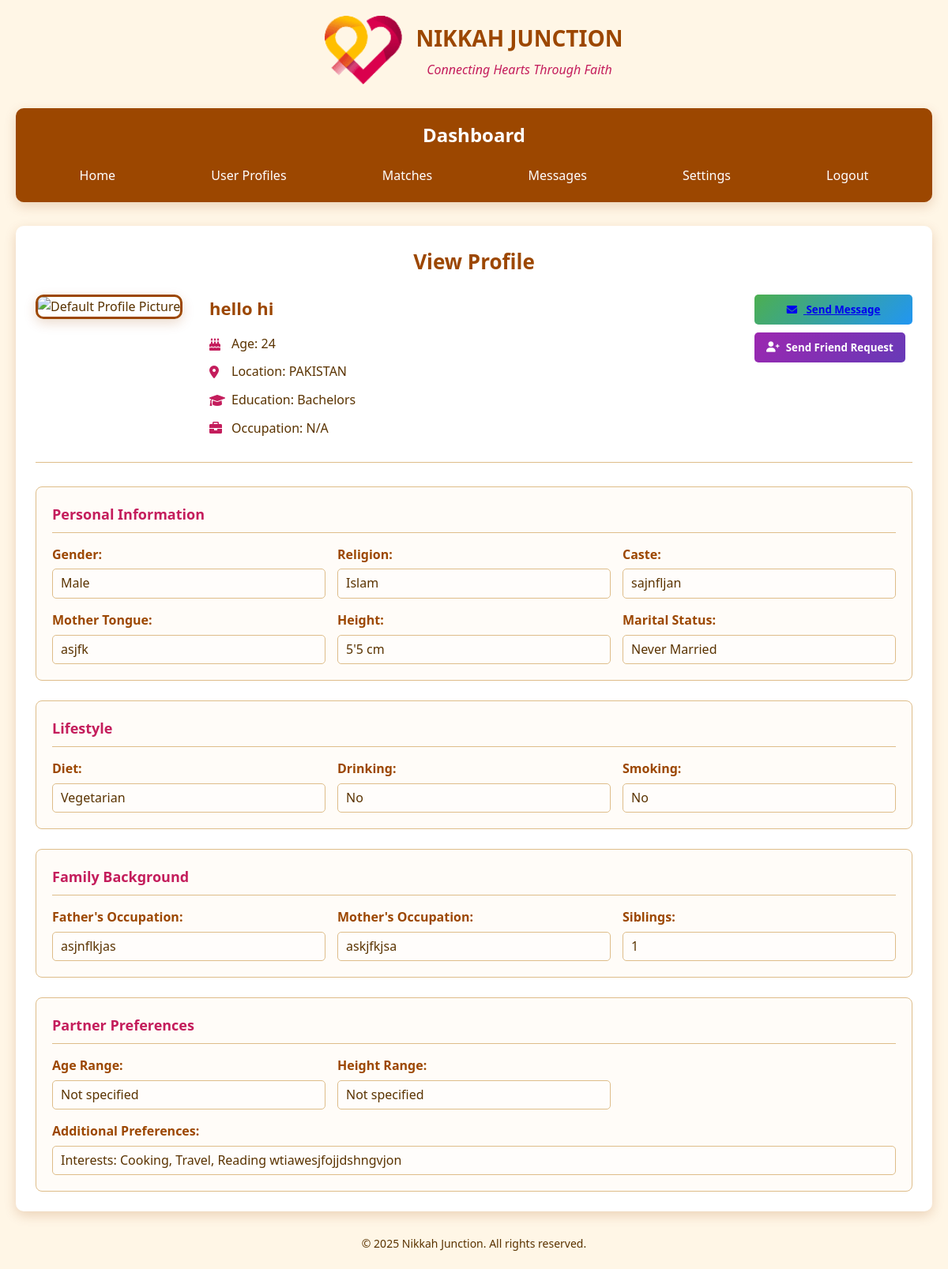
The app's page /view_profile.php?id=6 (signed in) with its own data.
### tables this page shows
CREATE TABLE `users` (
  `id` int(11) NOT NULL,
  `firstname` varchar(50) NOT NULL,
  `lastname` varchar(50) NOT NULL,
  `email` varchar(100) NOT NULL,
  `phone` varchar(15) NOT NULL,
  `password_hash` varchar(255) NOT NULL,
  `created_at` timestamp NOT NULL DEFAULT current_timestamp(),
  `last_login` datetime DEFAULT NULL,
  `is_active` tinyint(1) DEFAULT 1,
  `status` int(11) NOT NULL
);

CREATE TABLE `user_profiles` (
  `id` int(11) NOT NULL,
  `profile_picture` varchar(255) DEFAULT NULL,
  `dob` date NOT NULL,
  `gender` varchar(10) NOT NULL,
  `religion` varchar(50) NOT NULL,
  `caste` varchar(50) NOT NULL,
  `mother_tongue` varchar(50) NOT NULL,
  `height` varchar(10) NOT NULL,
  `weight` int(11) NOT NULL,
  `country` varchar(50) NOT NULL,
  `address` text NOT NULL,
  `education` varchar(50) NOT NULL,
  `employment` varchar(50) NOT NULL,
  `occupation` varchar(100) NOT NULL,
  `marital_status` varchar(20) NOT NULL,
  `diet` varchar(20) NOT NULL,
  `drinking` varchar(20) NOT NULL,
  `smoking` varchar(20) NOT NULL,
  `father_occupation` varchar(100) DEFAULT NULL,
  `mother_occupation` varchar(100) DEFAULT NULL,
  `siblings` int(11) DEFAULT NULL,
  `min_age_pref` int(11) NOT NULL,
  `max_age_pref` int(11) NOT NULL,
  `min_height_pref` varchar(10) NOT NULL,
  `max_height_pref` varchar(10) NOT NULL,
  `additional_preferences` text DEFAULT NULL,
  `divorce_years` int(11) DEFAULT NULL,
  `widowed_years` int(11) DEFAULT NULL,
  `created_at` timestamp NOT NULL DEFAULT current_timestamp(),
  `visibility` varchar(255) DEFAULT NULL
);

### view_profile.php (the view, shortened to what this page needs)
<?php
$db_host = "localhost";
$db_user = "root";
$db_pass = "";
$db_name = "nikah_junction";
$conn = new mysqli($db_host, $db_user, $db_pass, $db_name);
$profile_id = isset($_GET['id']) ? intval($_GET['id']) : 0;
$current_user_id = $_SESSION['user_id'];
$sql = "SELECT u.*, up.*
        FROM users u
        LEFT JOIN user_profiles up ON u.id = up.id
        WHERE u.id = ?";
$stmt = $conn->prepare($sql);
$stmt->bind_param("i", $profile_id);
$stmt->execute();
$result = $stmt->get_result();
$profile_data = $result->fetch_assoc();
function calculateAge($dob) {
    $birthdate = new DateTime($dob);
    $today = new DateTime();
    $age = $birthdate->diff($today)->y;
    return $age;
}
$friend_request_status = null;
?>
<!DOCTYPE html>
<html lang="en">
<head>
    <link rel="stylesheet" href="view.css">
    <link rel="stylesheet" href="https://cdnjs.cloudflare.com/ajax/libs/font-awesome/6.0.0/css/all.min.css">
</head>
<body>
    <div class="container">
        <header>
            <div class="logo">
                <img src="logo.png" alt="Nikkah Junction Logo">
                <div class="logo-text">
                    <h1>NIKKAH JUNCTION</h1>
                    <p>Connecting Hearts Through Faith</p>
                </div>
            </div>
        </header>
        <nav class="dashboard-nav">
            <h2>Dashboard</h2>
            <ul>
                <li><a href="dashboard.php">Home</a></li>
                <li><a href="dashboard_user_profiles.php">User Profiles</a></li>
                <li><a href="dashboard_matches.php">Matches</a></li>
                <li><a href="dashboard_msgs.php">Messages</a></li>
                <li><a href="dashboard_settings.php">Settings</a></li>
                <li><a href="logout.php">Logout</a></li>
            </ul>
        </nav>
        <main class="profile-view fade-in">
            <h2>View Profile</h2>
            <div class="profile-container">
                <div class="profile-header">
                    <div class="profile-photo">
                        <?php if (!empty($profile_data['profile_picture'])): ?>
                            <img src="<?php echo $profile_data['profile_picture']; ?>" alt="Profile Picture">
                        <?php else: ?>
                            <img src="default-profile.png" alt="Default Profile Picture">
                        <?php endif; ?>
                    </div>
                    <div class="profile-basic-info">
                        <h3><?php echo htmlspecialchars($profile_data['firstname'] . ' ' . $profile_data['lastname']); ?></h3>
                        <p><i class="fas fa-birthday-cake"></i> Age: <?php echo !empty($profile_data['dob']) ? calculateAge($profile_data['dob']) : 'Not specified'; ?></p>
                        <p><i class="fas fa-map-marker-alt"></i> Location: <?php echo !empty($profile_data['country']) ? htmlspecialchars($profile_data['country']) : 'Not specified'; ?></p>
                        <p><i class="fas fa-graduation-cap"></i> Education: <?php echo !empty($profile_data['education']) ? htmlspecialchars($profile_data['education']) : 'Not specified'; ?></p>
                        <p><i class="fas fa-briefcase"></i> Occupation: <?php echo !empty($profile_data['occupation']) ? htmlspecialchars($profile_data['occupation']) : 'Not specified'; ?></p>
                    </div>
                    <div class="profile-actions">
                        <?php if ($current_user_id != $profile_id): ?>
                            <button class="action-btn message-btn" id="openMessageModal"><a href="dashboard_msgs.php"><i class="fas fa-envelope"></i> Send Message</a></button>
                            <?php if ($friend_request_status === null): ?>
                                <form method="post">
                                    <button type="submit" name="send_friend_request" class="action-btn friend-btn"><i class="fas fa-user-plus"></i> Send Friend Request</button>
                                </form>
                            <?php elseif ($friend_request_status === 'pending'): ?>
                                <button class="action-btn friend-btn disabled"><i class="fas fa-clock"></i> Friend Request Pending</button>
                            <?php elseif ($friend_request_status === 'accepted'): ?>
                                <button class="action-btn friend-btn disabled"><i class="fas fa-check"></i> Friends</button>
                            <?php endif; ?>
                        <?php else: ?>
                            <a href="dashboard_settings.php" class="action-btn edit-btn"><i class="fas fa-edit"></i> Edit Profile</a>
                        <?php endif; ?>
                    </div>
                </div>
                <div class="profile-details">
                    <div class="detail-section">
                        <h4>Personal Information</h4>
                        <div class="detail-grid">
                            <div class="detail-item">
                                <span class="detail-label">Gender:</span>
                                <span class="detail-value"><?php echo !empty($profile_data['gender']) ? htmlspecialchars($profile_data['gender']) : 'Not specified'; ?></span>
                            </div>
                            <div class="detail-item">
                                <span class="detail-label">Religion:</span>
                                <span class="detail-value"><?php echo !empty($profile_data['religion']) ? htmlspecialchars($profile_data['religion']) : 'Not specified'; ?></span>
                            </div>
                            <div class="detail-item">
                                <span class="detail-label">Caste:</span>
                                <span class="detail-value"><?php echo !empty($profile_data['caste']) ? htmlspecialchars($profile_data['caste']) : 'Not specified'; ?></span>
                            </div>
                            <div class="detail-item">
                                <span class="detail-label">Mother Tongue:</span>
                                <span class="detail-value"><?php echo !empty($profile_data['mother_tongue']) ? htmlspecialchars($profile_data['mother_tongue']) : 'Not specified'; ?></span>
                            </div>
                            <div class="detail-item">
                                <span class="detail-label">Height:</span>
                                <span class="detail-value"><?php echo !empty($profile_data['height']) ? htmlspecialchars($profile_data['height']) . ' cm' : 'Not specified'; ?></span>
                            </div>
                            <div class="detail-item">
                                <span class="detail-label">Marital Status:</span>
                                <span class="detail-value"><?php echo !empty($profile_data['marital_status']) ? htmlspecialchars($profile_data['marital_status']) : 'Not specified'; ?></span>
                            </div>
                        </div>
                    </div>
                    <div class="detail-section">
                        <h4>Lifestyle</h4>
                        <div class="detail-grid">
                            <div class="detail-item">
                                <span class="detail-label">Diet:</span>
                                <span class="detail-value"><?php echo !empty($profile_data['diet']) ? htmlspecialchars($profile_data['diet']) : 'Not specified'; ?></span>
                            </div>
                            <div class="detail-item">
                                <span class="detail-label">Drinking:</span>
                                <span class="detail-value"><?php echo !empty($profile_data['drinking']) ? htmlspecialchars($profile_data['drinking']) : 'Not specified'; ?></span>
                            </div>
                            <div class="detail-item">
                                <span class="detail-label">Smoking:</span>
                                <span class="detail-value"><?php echo !empty($profile_data['smoking']) ? htmlspecialchars($profile_data['smoking']) : 'Not specified'; ?></span>
                            </div>
                        </div>
                    </div>
                    <div class="detail-section">
                        <h4>Family Background</h4>
                        <div class="detail-grid">
                            <div class="detail-item">
                                <span class="detail-label">Father's Occupation:</span>
                                <span class="detail-value"><?php echo !empty($profile_data['father_occupation']) ? htmlspecialchars($profile_data['father_occupation']) : 'Not specified'; ?></span>
                            </div>
                            <div class="detail-item">
                                <span class="detail-label">Mother's Occupation:</span>
                                <span class="detail-value"><?php echo !empty($profile_data['mother_occupation']) ? htmlspecialchars($profile_data['mother_occupation']) : 'Not specified'; ?></span>
                            </div>
                            <div class="detail-item">
                                <span class="detail-label">Siblings:</span>
                                <span class="detail-value"><?php echo !empty($profile_data['siblings']) ? htmlspecialchars($profile_data['siblings']) : 'Not specified'; ?></span>
                            </div>
                        </div>
                    </div>
                    <div class="detail-section">
                        <h4>Partner Preferences</h4>
                        <div class="detail-grid">
                            <div class="detail-item">
                                <span class="detail-label">Age Range:</span>
                                <span class="detail-value">
                                    <?php
                                    if (!empty($profile_data['min_age_preferences']) && !empty($profile_data['max_age_preferences'])) {
                                        echo htmlspecialchars($profile_data['min_age_preferences']) . ' to ' . htmlspecialchars($profile_data['max_age_preferences']) . ' years';
                                    } else {
                                        echo 'Not specified';
                                    }
                                    ?>
                                </span>
                            </div>
                            <div class="detail-item">
                                <span class="detail-label">Height Range:</span>
                                <span class="detail-value">
                                    <?php
                                    if (!empty($profile_data['min_height_preferences']) && !empty($profile_data['max_height_preferences'])) {
                                        echo htmlspecialchars($profile_data['min_height_preferences']) . ' to ' . htmlspecialchars($profile_data['max_height_preferences']) . ' cm';
                                    } else {
                                        echo 'Not specified';
                                    }
                                    ?>
                                </span>
                            </div>
                            <div class="detail-item full-width">
                                <span class="detail-label">Additional Preferences:</span>
                                <span class="detail-value"><?php echo !empty($profile_data['additional_preferences']) ? htmlspecialchars($profile_data['additional_preferences']) : 'Not specified'; ?></span>
                            </div>
                        </div>
                    </div>
                </div>
            </div>
        </main>
        <footer>
            <p>&copy; <?php echo date('Y'); ?> Nikkah Junction. All rights reserved.</p>
        </footer>
    </div>
</body>
</html>

### records on screen
users: firstname+lastname "hello hi", user_profiles.dob "24", user_profiles.country "PAKISTAN", user_profiles.education "Bachelors", user_profiles.occupation "N/A", user_profiles.gender "Male", user_profiles.religion "Islam", user_profiles.caste "sajnfljan", user_profiles.mother_tongue "asjfk", user_profiles.height "5'5", user_profiles.marital_status "Never Married", user_profiles.diet "Vegetarian", user_profiles.drinking "No", user_profiles.smoking "No", user_profiles.father_occupation "asjnflkjas", user_profiles.mother_occupation "askjfkjsa", user_profiles.siblings "1", user_profiles.additional_preferences "Interests: Cooking, Travel, Reading wtiawesjfojjdshngvjon"
